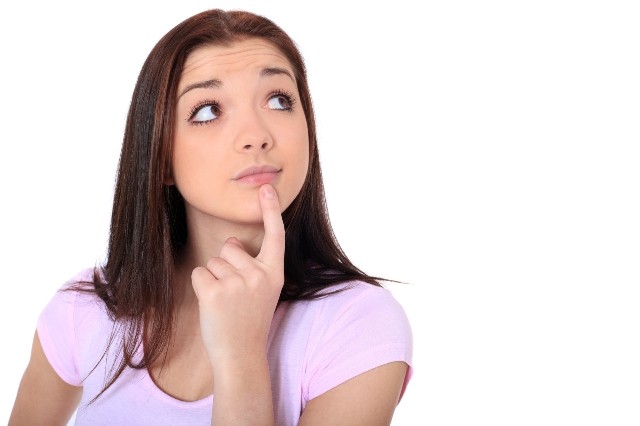
#> input picture pessoas/faceolho.jpg, 640 x 426 px, found by its file name
$ python exemplo1.py
#> lines starting #> are read from the running program, lines starting #| are printed output that depends on the picture; after the words box and inside, x2 and y2 are one past the last pixel; in counts of white or black regions, pixels touching at a corner belong together
import cv2

classificador = cv2.CascadeClassifier('cascades\haarcascade_frontalface_default.xml')

imagem = cv2.imread('pessoas\\faceolho.jpg')
#> imagem is the input picture: shape (426, 640, 3); mean B, G, R 209.9, 210.1, 224.3
imagemCinza = cv2.cvtColor(imagem, cv2.COLOR_BGR2GRAY)
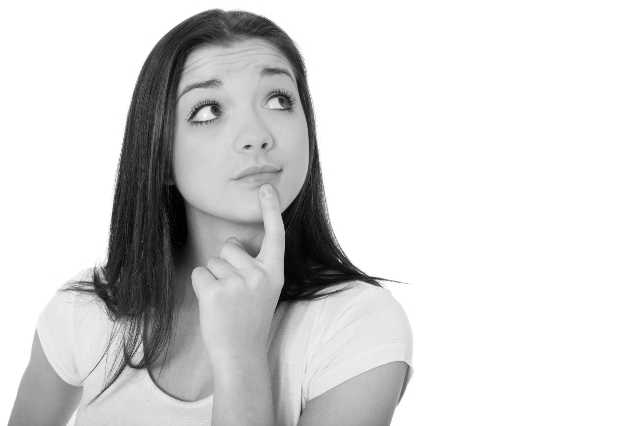
#> imagemCinza: shape (426, 640); min 0, max 255, mean 214.3

facesDetectadas = classificador.detectMultiScale(imagemCinza, scaleFactor=1.1, minNeighbors=8,minSize=(30,30))
#> facesDetectadas = [[156, 41, 177, 177]]
print(len(facesDetectadas))
#| 1
print(facesDetectadas)
#| [[156  41 177 177]]

for (x,y,l,a) in facesDetectadas:
  print(x,y,l,a)
  cv2.rectangle(imagem, (x,y),(x+ l, y+a), (0,0,150),2)
#> this loop made 1 pass
#| 156 41 177 177
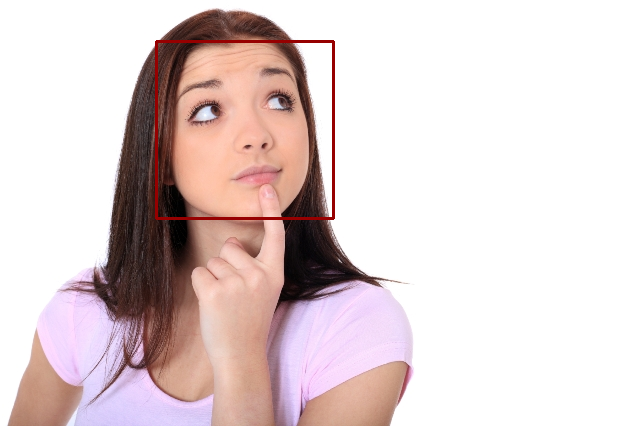
#> imagem: shape (426, 640, 3); 0.78% of pixels changed, all inside (x1, y1, x2, y2) = (155, 40, 335, 220)

cv2.imshow("Faces encontradas",imagem)
cv2.waitKey()

$ run again, with pessoas/bruna.jpg copied over pessoas/faceolho.jpg
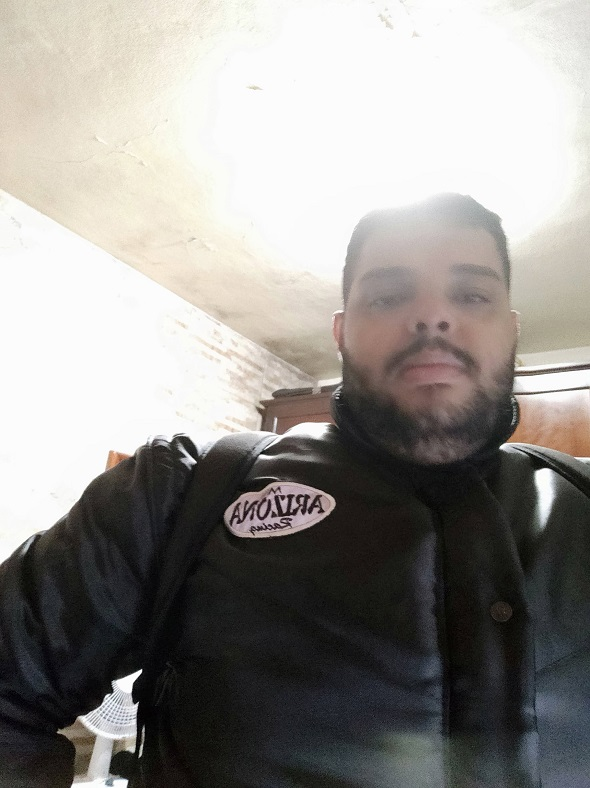
#> input picture pessoas/bruna.jpg, 590 x 788 px, found by its file name
#> imagem is the input picture: shape (788, 590, 3); mean B, G, R 141.4, 145, 147.8
#> `imagemCinza = cv2.cvtColor(imagem, cv2.COLOR_BGR2GRAY)`:
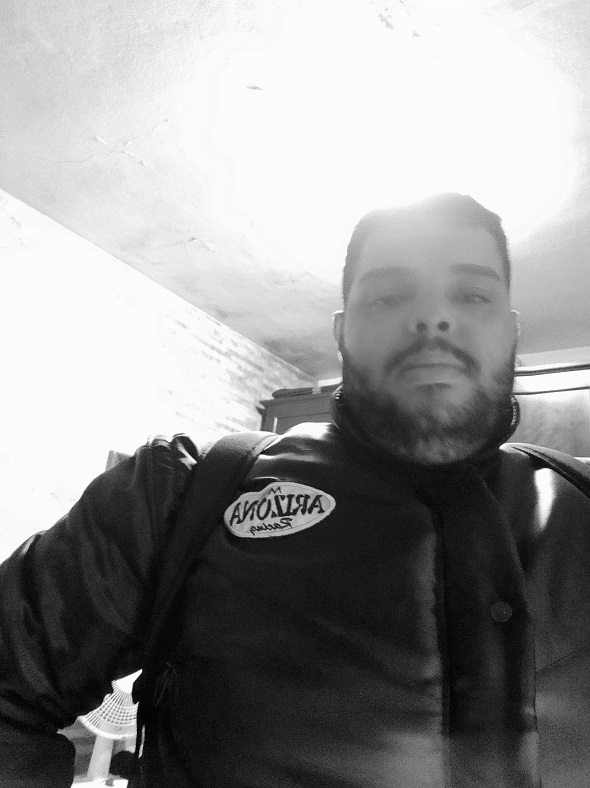
#> imagemCinza: shape (788, 590); min 0, max 255, mean 145.4
#> facesDetectadas = ()
#| 0
